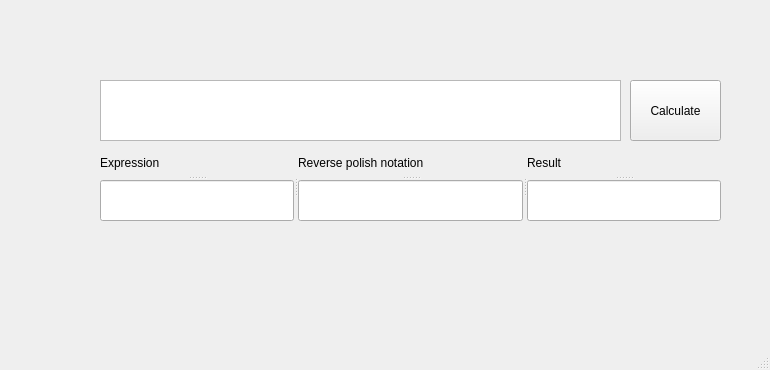
<?xml version="1.0" encoding="UTF-8"?>
<ui version="4.0">
 <class>MainWindow</class>
 <widget class="QMainWindow" name="MainWindow">
  <property name="geometry">
   <rect>
    <x>0</x>
    <y>0</y>
    <width>770</width>
    <height>370</height>
   </rect>
  </property>
  <property name="windowTitle">
   <string>MainWindow</string>
  </property>
  <widget class="QWidget" name="centralwidget">
   <widget class="QPushButton" name="Calculate">
    <property name="geometry">
     <rect>
      <x>630</x>
      <y>80</y>
      <width>91</width>
      <height>61</height>
     </rect>
    </property>
    <property name="styleSheet">
     <string notr="true">font: 10pt &quot;MS Shell Dlg 2&quot;;</string>
    </property>
    <property name="text">
     <string>Calculate</string>
    </property>
   </widget>
   <widget class="QTableWidget" name="tableWidget">
    <property name="geometry">
     <rect>
      <x>100</x>
      <y>80</y>
      <width>521</width>
      <height>61</height>
     </rect>
    </property>
   </widget>
   <widget class="QSplitter" name="splitter_4">
    <property name="geometry">
     <rect>
      <x>100</x>
      <y>150</y>
      <width>621</width>
      <height>71</height>
     </rect>
    </property>
    <property name="orientation">
     <enum>Qt::Horizontal</enum>
    </property>
    <widget class="QSplitter" name="splitter">
     <property name="orientation">
      <enum>Qt::Vertical</enum>
     </property>
     <widget class="QLabel" name="label">
      <property name="styleSheet">
       <string notr="true">font: 10pt &quot;MS Shell Dlg 2&quot;;</string>
      </property>
      <property name="text">
       <string>Expression</string>
      </property>
     </widget>
     <widget class="QLineEdit" name="Expression">
      <property name="styleSheet">
       <string notr="true">font: 10pt &quot;MS Shell Dlg 2&quot;;</string>
      </property>
     </widget>
    </widget>
    <widget class="QSplitter" name="splitter_2">
     <property name="orientation">
      <enum>Qt::Vertical</enum>
     </property>
     <widget class="QLabel" name="label_2">
      <property name="styleSheet">
       <string notr="true">font: 10pt &quot;MS Shell Dlg 2&quot;;</string>
      </property>
      <property name="text">
       <string>Reverse polish notation</string>
      </property>
     </widget>
     <widget class="QLineEdit" name="Reverse">
      <property name="styleSheet">
       <string notr="true">font: 10pt &quot;MS Shell Dlg 2&quot;;</string>
      </property>
     </widget>
    </widget>
    <widget class="QSplitter" name="splitter_3">
     <property name="orientation">
      <enum>Qt::Vertical</enum>
     </property>
     <widget class="QLabel" name="label_3">
      <property name="styleSheet">
       <string notr="true">font: 10pt &quot;MS Shell Dlg 2&quot;;</string>
      </property>
      <property name="text">
       <string>Result</string>
      </property>
     </widget>
     <widget class="QLineEdit" name="Result">
      <property name="styleSheet">
       <string notr="true">font: 10pt &quot;MS Shell Dlg 2&quot;;</string>
      </property>
     </widget>
    </widget>
   </widget>
  </widget>
  <widget class="QMenuBar" name="menubar">
   <property name="geometry">
    <rect>
     <x>0</x>
     <y>0</y>
     <width>770</width>
     <height>26</height>
    </rect>
   </property>
  </widget>
  <widget class="QStatusBar" name="statusbar"/>
 </widget>
 <resources/>
 <connections/>
</ui>
